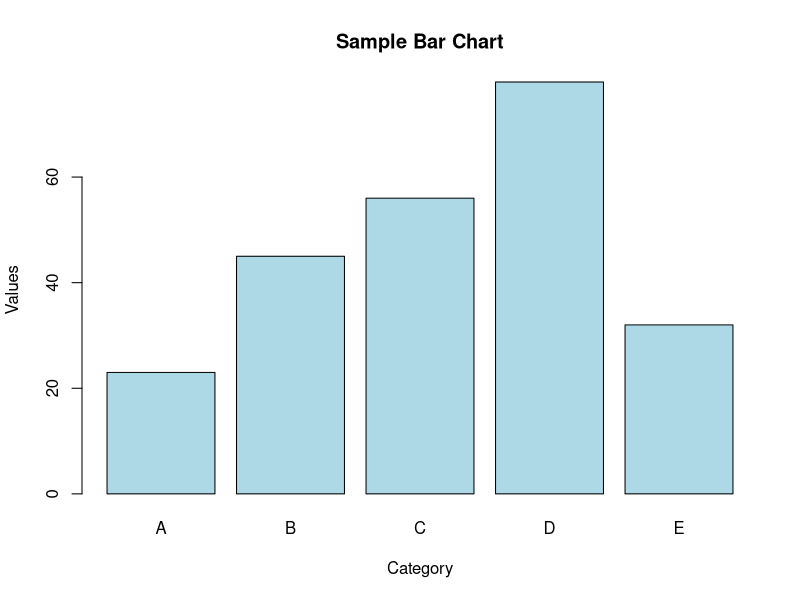

Recreate this plot in R.
# R script to create a bar chart
# Generate sample data
data <- data.frame(
  category = c("A", "B", "C", "D", "E"),
  values = c(23, 45, 56, 78, 32)
)

# Create bar chart
barplot(data$values, 
        names.arg = data$category,
        main = "Sample Bar Chart",
        xlab = "Category",
        ylab = "Values",
        col = "lightblue",
        border = "black")

# Optional: Save the plot to a file
# png("bar_chart.png")
# barplot(data$values, 
#         names.arg = data$category,
#         main = "Sample Bar Chart",
#         xlab = "Category",
#         ylab = "Values",
#         col = "lightblue",
#         border = "black")
# dev.off()
